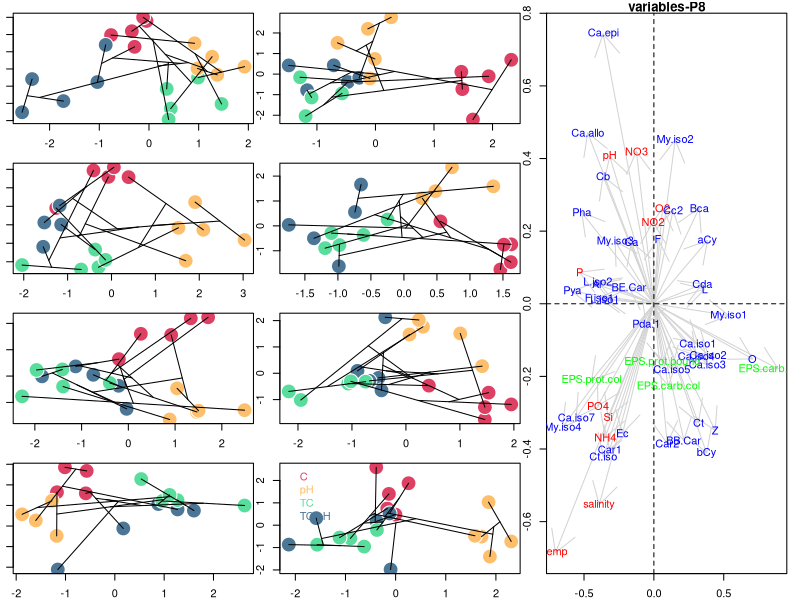

The R source for this figure: (Note: this script raises an error after producing the figure.)
##########################################
# OA experiment - Mudflats 
# script by : C. Hubas 
# Data : C. Mazière, M. Bodo et al 
##########################################

##########################################
# Packages
##########################################

library(ade4)
library(ggplot2)
library(cowplot)
library(vegan)

##########################################
# Aesthetics
##########################################

# palettes
my.palette <- colorRampPalette(c("#DE4064","#FFAA5A","#FEEB94","#06D6A0","#4B7696"))

##########################################
# BC-MFA Analysis
##########################################

#### Upload data for MFA
all.data <- read.csv("Physico-chem_MESO_modif.csv",sep=";",h=T)
no.na.data <- na.omit(all.data)
names(no.na.data)

# split dataset according to sampling time
no.na.data.split<-split(no.na.data,factor(no.na.data$time))

#######################################
# Create a custom function for BC-MFA analysis
make.BC.MFA<-function(data){
  
  # separate matrix
  enviro <- data[,5:14]
  pigments <- data[,15:51]
  eps <- data[,52:55]
  blocs <- c(dim(enviro)[2],
             dim(pigments)[2],
             dim(eps)[2]
  )
  
  # make dataset
  mfa.data <- data.frame(
    enviro,
    pigments,
    eps)
  
  # perform Mltiple factor Analysis (MFA)
  res.mfa <- dudi.pca(mfa.data,
                      col.w = rep(c(1/dudi.pca(enviro,scannf=F,nf=2)$eig[1],
                                    rep(1/dudi.pca(pigments,scannf=F,nf=2)$eig[1]),
                                    rep(1/dudi.pca(eps,scannf=F,nf=2)$eig[1])),blocs),
                      scannf=F,
                      nf=2)
  
  # create control variable (must be factor)
  fac <- factor(data$treatment)
  
  # perform between class analysis on MFA results
  res.bca <- bca(res.mfa, fac, scannf = FALSE, nf = 2)
  plot(res.bca$ls,
       pch=21,
       col="white",
       bg=my.palette(length(levels(fac)))[fac],
       cex=3)
  ordicluster(res.bca$ls,hclust(vegdist(data[,5:55],"euclidean"),"average",))
  randtest(res.bca)
}

# End onf custom BC-MFA function
#######################################

# Apply custom BC-MFA function on each sampling date 
layout(matrix(c(1,3,5,7,2,4,6,8,9,9,9,9),ncol=3))
par(mar=c(2,1,1,1))
# plot individuals
lapply(no.na.data.split,make.BC.MFA)
# Add legend
legend("topleft",
       c("C","pH","TC","TC/pH"),
       text.col = my.palette(4),
       bty="n")
# plot variables for a chosen sampling time (here "P8")
X<-dudi.pca(no.na.data.split$P8[,5:55],scannf=F,nf=2)
Fa<-factor(no.na.data.split$P8$treatment)
coord<-bca(X,Fa,scannf=F,nf=2)$co
plot(coord,type="n")
arrows(x0=0,
       y0=0,
       x1=coord$Comp1,
       y1=coord$Comp2,
       col='lightgrey')
bloc.factor<-factor(rep(c("enviro","pigment","EPS"),c(10,37,4)))
text(x=coord$Comp1,
     y=coord$Comp2,
     rownames(coord),
     cex=1,
     col=rainbow(3)[bloc.factor])
abline(h=0,lty="dashed")
abline(v=0,lty="dashed")
title("variables-P8")



##########################################
# Pigment Analysis (short list)
##########################################

# Upload pigment data
all.pig.data <- read.table("Pourcentages.txt",h=T) # all pigments
all.pig.data$treatment<-factor(gsub(pattern = "PH","pH",all.pig.data$treatment))
short.pig.data <- read.table("POURCENT.txt",h=T) # pigments grouping
all.pig.data$treatment

# Data Homogeneization
all.pig.data2 <- all.pig.data[all.pig.data$treatment!="Ctr.bis",]
short.pig.data2 <- short.pig.data[all.pig.data$treatment!="Ctr.bis",]
short.pig.data2$time<-all.pig.data2$time
short.pig.data2$treatment<-all.pig.data2$treatment

# make lists
short.pig.list<-split(short.pig.data2,all.pig.data2$time)

#######################################
# Create a function for short.pig dataset
make.subplot.short.pig<-function(data){
  res.pca <- dudi.pca(data[,1:20],scannf=F,nf=2)
  factor<-factor(data[,which(names(data)=="treatment")])
  res.bca <- bca(res.pca, factor, scannf = FALSE, nf = 2)
  plot(res.bca$ls,
       pch=21,
       col="white",
       bg=my.palette(length(levels(factor)))[factor],
       cex=3)
  ordicluster(res.bca$ls,hclust(vegdist(data[,1:20],"bray"),"ward.D2",))
  
}

# End of custom function
#######################################

# make plots
layout(matrix(c(1,3,5,7,2,4,6,8,9,9,9,9),ncol=3))
par(mar=c(2,1,1,1))
lapply(all.pig.list,make.subplot.short.pig)
X<-dudi.pca(short.pig.data2[short.pig.data2$time=="P8",1:20],scannf=F,nf=2)
Fa<-factor(short.pig.data2[short.pig.data2$time=="P8",]$treatment)
coord<-bca(X,Fa,scannf=F,nf=2)$co
plot(coord,type="n")
arrows(x0=0,y0=0,x1=coord$Comp1,y1=coord$Comp2,col="lightgrey")
text(x=coord$Comp1,y=coord$Comp2,rownames(coord),cex=1.5)
abline(h=0,lty="dashed")
abline(v=0,lty="dashed")
title("variables-P8")



##########################################
# Focus on Chlorophyll a "derivatives"like" pigments
##########################################

# boxplots
box.ca.iso<-ggplot(short.pig.data2,
       aes(x = time,
           y= Ca.iso,
           col=treatment))+
  geom_boxplot()+
  ylab("Chlorophyll a derivatives (%)")+
  xlab("Time")+
  theme_bw()

box.ca<-ggplot(short.pig.data2,
       aes(x = time,
           y= Ca,
           col=treatment))+
  geom_boxplot()+
  ylab("Chlorophyll a (%)")+
  xlab("Time")+
  theme_bw()

box.pha<-ggplot(short.pig.data2,
       aes(x = time,
           y= Pha,
           col=treatment))+
  geom_boxplot()+
  ylab("Pheophytin a (%)")+
  xlab("Time")+
  theme_bw()

plot_grid(box.ca,box.ca.iso,box.pha,labels=c("a","b","c"),nrow=3)

# scatter plots
time.j<-c(1,8,15,23,30,37,44,51)[short.pig.data2$time]

smooth_iso<-ggplot(short.pig.data2,
       aes(x = time.j,
           y= Ca.iso,
           col=treatment))+
  geom_point()+
  geom_smooth(aes(fill=treatment),method = "loess")+
  ylab("Chlorophyll a derivatives (%)")+
  xlab("Time")+
  theme_bw()

smooth_ca<-ggplot(short.pig.data2,
       aes(x = time.j,
           y= Ca,
           col=treatment))+
  geom_point()+
  geom_smooth(aes(fill=treatment),method = "loess")+
  ylab("Chlorophyll a (%)")+
  xlab("Time")+
  theme_bw()

smooth_Pha<-ggplot(short.pig.data2,
                  aes(x = time.j,
                      y= Pha,
                      col=treatment))+
  geom_point()+
  geom_smooth(aes(fill=treatment),method = "loess")+
  ylab("Pheophytin a (%)")+
  xlab("Time")+
  theme_bw()

plot_grid(smooth_ca,smooth_iso,smooth_Pha,labels=c("a","b","c"),nrow=3)

# Ratio Chlorophyll a like vs. true Chlorophyll a
ggplot(short.pig.data2,
                  aes(x = time,
                      y= Ca.iso/Pha,
                      col=treatment))+
  geom_boxplot()+
  ylab("metalation ratio")+
  xlab("Time")+
  theme_bw()
